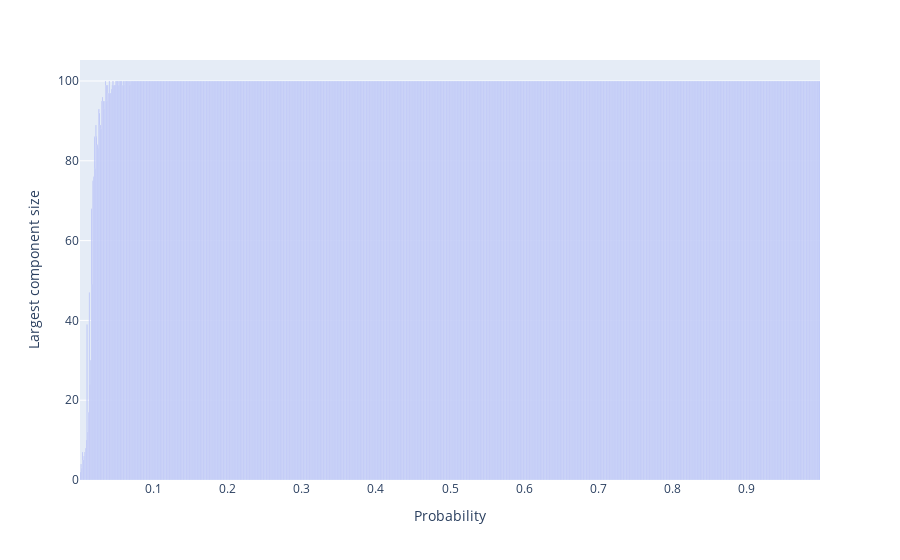
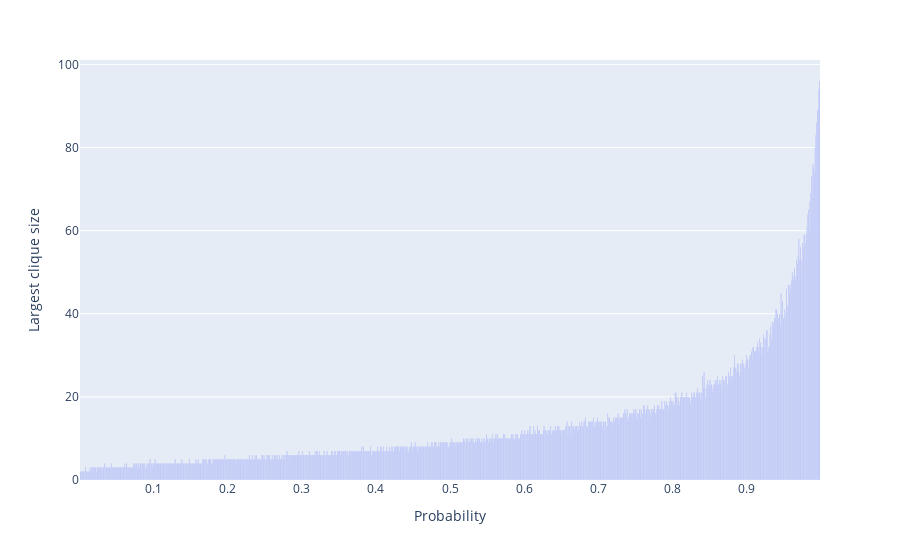

These figures' notebook cell, in order:
### Markdown cell above
En utilisant nos propres fonctions pour créer les graphes, les temps d'execution sont beaucoup trop élevés pour générer les 100 graphes. 

On décide donc d'utiliser les fonctions natives plus optimisées de NetworkX.

### Code cell
probabilities = []
largest_components = []
largest_cliques = []


for p in tqdm(np.arange(0.001, 1, 0.001)):
    G = nx.gnp_random_graph(100, p)
    probabilities.append(p)
    largest_components.append(getSizeLargestComponent(G))
    largest_cliques.append(getSizeLargestClique(G))
df = pd.DataFrame(zip(probabilities,largest_components,largest_cliques), columns=['Probability', 'Largest component size', 'Largest clique size'])
fig = px.bar(df, x='Probability', y='Largest component size')
fig.show()
fig = px.bar(df, x='Probability', y='Largest clique size')
fig.show()

### Figure 1 — Plotly figure (JSON) as saved in the notebook; plotly's stock layout.template omitted (floating-point values rounded to 4 significant figures; data arrays with more than 128 entries replaced by an {"elided": "..."} marker saying what was removed)
{"data": [{"alignmentgroup": "True", "hovertemplate": "Probability=%{x}<br>Largest component size=%{y}<extra></extra>", "legendgroup": "", "marker": {"color": "#636efa", "pattern": {"shape": ""}}, "name": "", "offsetgroup": "", "orientation": "v", "showlegend": false, "textposition": "auto", "type": "bar", "x": {"elided": "999 float values"}, "xaxis": "x", "y": {"elided": "999 int values"}, "yaxis": "y"}], "layout": {"barmode": "relative", "legend": {"tracegroupgap": 0}, "margin": {"t": 60}, "xaxis": {"anchor": "y", "domain": [0, 1], "title": {"text": "Probability"}}, "yaxis": {"anchor": "x", "domain": [0, 1], "title": {"text": "Largest component size"}}}}

### Figure 2 — Plotly figure (JSON) as saved in the notebook; plotly's stock layout.template omitted (floating-point values rounded to 4 significant figures; data arrays with more than 128 entries replaced by an {"elided": "..."} marker saying what was removed)
{"data": [{"alignmentgroup": "True", "hovertemplate": "Probability=%{x}<br>Largest clique size=%{y}<extra></extra>", "legendgroup": "", "marker": {"color": "#636efa", "pattern": {"shape": ""}}, "name": "", "offsetgroup": "", "orientation": "v", "showlegend": false, "textposition": "auto", "type": "bar", "x": {"elided": "999 float values"}, "xaxis": "x", "y": {"elided": "999 int values"}, "yaxis": "y"}], "layout": {"barmode": "relative", "legend": {"tracegroupgap": 0}, "margin": {"t": 60}, "xaxis": {"anchor": "y", "domain": [0, 1], "title": {"text": "Probability"}}, "yaxis": {"anchor": "x", "domain": [0, 1], "title": {"text": "Largest clique size"}}}}
